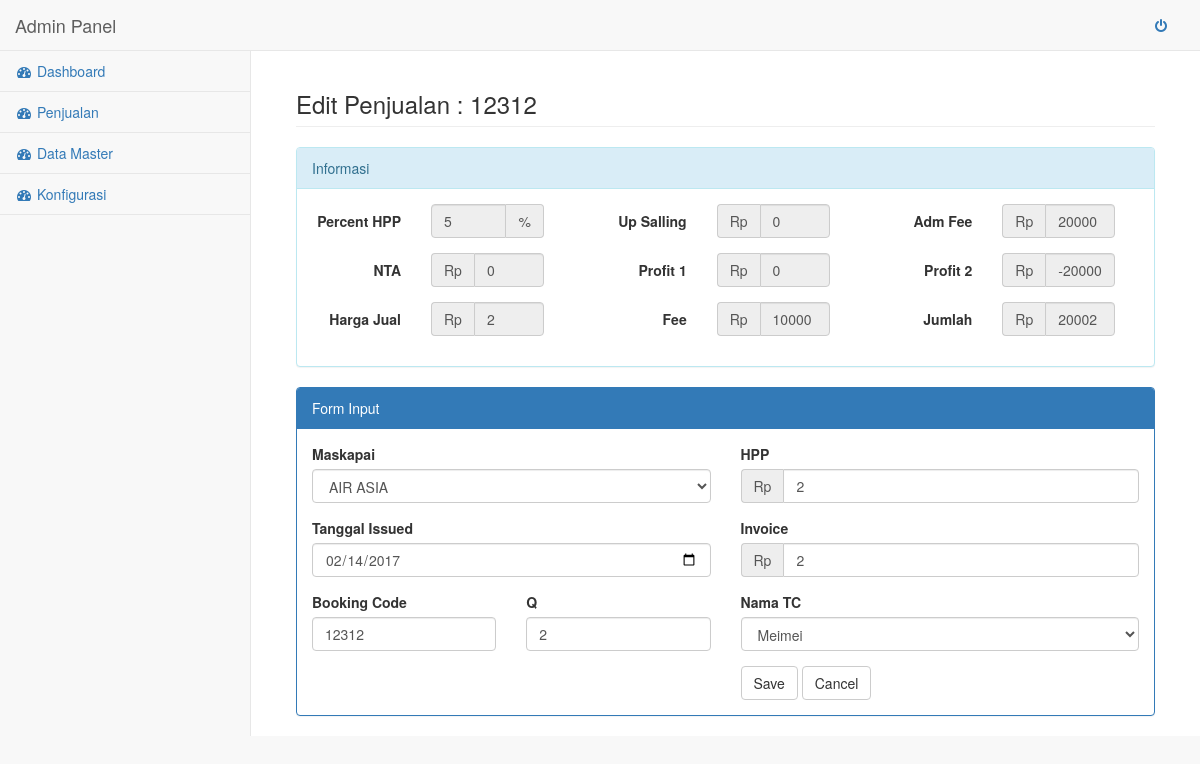
Screenshot of /penjualan_edit.php?booking_code=12312 (signed in) with the database file from the repository.
### tables this page shows
CREATE TABLE IF NOT EXISTS `konfig` (
  `persen` decimal(5,4) NOT NULL,
  `fee` int(11) NOT NULL
);

CREATE TABLE IF NOT EXISTS `penjualan` (
  `booking_code` varchar(10) NOT NULL,
  `id_tc` int(11) NOT NULL,
  `id_maskapai` int(11) NOT NULL,
  `tanggal` date NOT NULL,
  `hpp` int(11) NOT NULL,
  `persen` decimal(5,4) NOT NULL,
  `invoice` int(11) NOT NULL,
  `q` tinyint(4) NOT NULL,
  `fee` int(11) NOT NULL,
  `tanggal_insert` timestamp NOT NULL DEFAULT CURRENT_TIMESTAMP,
  PRIMARY KEY (`booking_code`)
);

### penjualan_edit.php (the view, shortened to what this page needs)
<?php
require_once('config/conn.php');
$code = isset($_GET['booking_code']) ? $_GET['booking_code'] : '';
$code_quote = $db->quote($code);
$data_edit = $db->query("SELECT * FROM penjualan WHERE booking_code = $code_quote ");
$result = $data_edit->fetch();
$id_maskapai     = $result['id_maskapai'];
$tanggal         = $result['tanggal'];
$booking_code    = $result['booking_code'];
$q               = $result['q'];
$hpp             = $result['hpp'];
$invoice         = $result['invoice'];
$id_tc           = $result['id_tc'];
$maskapai_option = '';
$tc_option       = '';
$konfig          = '';
try {
    $maskapai_option = $db->query("SELECT * FROM maskapai")->fetchAll();
    $tc_option       = $db->query("SELECT * FROM tc")->fetchAll();
    $konfig          = $db->query("SELECT * FROM konfig")->fetch();
} catch (PDOException $e) {
    echo $e->getMessage();
    die();
}
$persen = $konfig['persen'];
$fee    = $konfig['fee'];
include_once('layout/header.php');
include_once('layout/sidebar.php');
?>
<div id="page-wrapper">
    <div class ="container-fluid">
        <div class="row">
            <div class="col-lg-12">
                <h3 class="page-header">Edit Penjualan : <?= $code ?></h3>
            </div>
        </div>
        <div class="row">
            <div class="col-lg-12">
                <div class="panel panel-info">
                    <div class="panel-heading">
                        Informasi
                    </div>
                    <div class="panel-body">
                        <div class="row">
                            <form id="demo-form2" data-parsley-validate="" class="form-horizontal form-label-left" novalidate="">
                                <div class="col-lg-4">
                                    <div class="form-group">
                                        <label class=" col-md-5 control-label ">Percent HPP
                                        </label>
                                        <div class="col-md-6">
                                            <div class="input-group">
                                                <input value="<?= $persen * 100 ?>" id="persen" readonly="readonly" class="form-control col-md-6 col-xs-12" type="text">
                                                <span class="input-group-addon">%</span>
                                            </div>
                                        </div>
                                    </div>
                                    <div class="form-group">
                                        <label class=" col-md-5 control-label ">NTA
                                        </label>
                                        <div class="col-md-6">
                                            <div class="input-group">
                                                <span class="input-group-addon">Rp</span>
                                                <input id="nta" value="0" readonly="readonly" class="form-control col-md-6 col-xs-12" type="text">
                                            </div>
                                        </div>
                                    </div>
                                    <div class="form-group">
                                        <label class=" col-md-5 control-label ">Harga Jual
                                        </label>
                                        <div class="col-md-6">
                                            <div class="input-group">
                                                <span class="input-group-addon">Rp</span>
                                                <input id="harga_jual" value="0" readonly="readonly" class="form-control col-md-6 col-xs-12" type="text">
                                            </div>
                                        </div>
                                    </div>
                                </div>
                                <div class="col-lg-4">
                                    <div class="form-group">
                                        <label class=" col-md-5 control-label ">Up Salling
                                        </label>
                                        <div class="col-md-6">
                                            <div class="input-group">
                                                <span class="input-group-addon">Rp</span>
                                                <input id="up_salling" value="0" readonly="readonly" class="form-control col-md-6 col-xs-12" type="text">
                                            </div>
                                        </div>
                                    </div>
                                    <div class="form-group">
                                        <label class=" col-md-5 control-label ">Profit 1
                                        </label>
                                        <div class="col-md-6">
                                            <div class="input-group">
                                                <span class="input-group-addon">Rp</span>
                                                <input id="profit_1" value="0" readonly="readonly" class="form-control col-md-6 col-xs-12" type="text">
                                            </div>
                                        </div>
                                    </div>
                                    <div class="form-group">
                                        <label class=" col-md-5 control-label ">Fee
                                        </label>
                                        <div class="col-md-6">
                                            <div class="input-group">
                                                <span class="input-group-addon">Rp</span>
                                                <input value="<?= $fee ?>" id="fee" readonly="readonly" class="form-control col-md-6 col-xs-12" type="text">
                                            </div>
                                        </div>
                                    </div>
                                </div>
                                <div class="col-lg-4">
                                    <div class="form-group">
                                        <label class=" col-md-5 control-label ">Adm Fee
                                        </label>
                                        <div class="col-md-6">
                                            <div class="input-group">
                                                <span class="input-group-addon">Rp</span>
                                                <input id="adm_fee" value="0" readonly="readonly" class="form-control col-md-6 col-xs-12" type="text">
                                            </div>
                                        </div>
                                    </div>
                                    <div class="form-group">
                                        <label class=" col-md-5 control-label ">Profit 2
                                        </label>
                                        <div class="col-md-6">
                                            <div class="input-group">
                                                <span class="input-group-addon">Rp</span>
                                                <input id="profit_2" value="0" readonly="readonly" class="form-control col-md-6 col-xs-12" type="text">
                                            </div>
                                        </div>
                                    </div>
                                    <div class="form-group">
                                        <label class=" col-md-5 control-label ">Jumlah
                                        </label>
                                        <div class="col-md-6">
                                            <div class="input-group">
                                                <span class="input-group-addon">Rp</span>
                                                <input id="jumlah" value="0" readonly="readonly" class="form-control col-md-6 col-xs-12" type="text">
                                            </div>
                                        </div>
                                    </div>
                                </div>
                            </form>
                        </div>
                    </div>
                </div>
            </div>
            <div class="col-lg-12">
                <div class="panel panel-primary">
                    <div class="panel-heading">
                        Form Input
                    </div>
                    <div class="panel-body">
                        <form role="form" method="POST">
                            <div class="row">
                                <div class="col-lg-6">
                                    <div class="form-group">
                                        <label>Maskapai</label>
                                        <select id="maskapai" name="maskapai" required class="form-control">
                                            <?php foreach ($maskapai_option as $mas): ?>
                                                <?php if ($id_maskapai == $mas['id_maskapai']): ?>
                                                    <option selected value="<?= $mas['id_maskapai'] ?>"><?= $mas['nama'] ?> </option>
                                                <?php else: ?>
                                                    <option value="<?= $mas['id_maskapai'] ?>"><?= $mas['nama'] ?> </option>
                                                <?php endif ?>
                                            <?php endforeach ?>
                                        </select>
                                    </div>
                                    <div class="form-group">
                                        <label>Tanggal Issued</label>
                                        <input  value="<?= $tanggal ?>" id="tanggal" data-provide="datepicker" type="date" name="tanggal" required class="form-control readonly">
                                    </div>
                                    <div class="row">
                                        <div class="col-lg-6">
                                            <div class="form-group">
                                                <label>Booking Code</label>
                                                <input value="<?= $booking_code ?>" id="booking_code" name="booking_code" type='text' required class="form-control">
                                            </div>
                                        </div>
                                        <div class="col-lg-6">
                                            <div class="form-group">
                                                <label>Q</label>
                                                <input value ="<?= $q ?>" id="q" type='number' name="q" required class="form-control">
                                            </div>
                                        </div>
                                    </div>
                                </div>
                                <div class="col-lg-6">
                                    <div class="form-group">
                                        <label>HPP</label>
                                        <div class="input-group">
                                            <span class="input-group-addon">Rp</span>
                                            <input value="<?= $hpp ?>" type='number' id="hpp" name="hpp" required class="form-control">
                                        </div>
                                    </div>
                                    <div class="form-group">
                                        <label>Invoice</label>
                                        <div class="input-group">
                                            <span class="input-group-addon">Rp</span>
                                            <input value="<?= $invoice ?>" type='number' id="invoice" name="invoice" required class="form-control">
                                        </div>
                                    </div>
                                    <div class="form-group">
                                        <label>Nama TC</label>
                                        <select class="form-control" id="nama_tc" name="nama_tc" required >
                                            <?php foreach ($tc_option as $_tc): ?>
                                                <?php if ($id_tc == $_tc['id_tc']): ?>
                                                    <option selected value="<?= $_tc['id_tc'] ?>"><?= $_tc['nama_tc'] ?> </option>
                                                <?php else: ?>
                                                    <option value="<?= $_tc['id_tc'] ?>"><?= $_tc['nama_tc'] ?> </option>
                                                <?php endif ?>
                                            <?php endforeach ?>
                                        </select>
                                    </div>
                                    <input type="submit" class="btn btn-default" name="simpan" value="Save">
                                    <a href="penjualan_data.php"><button type="button" class="btn btn-default">Cancel</button></a>
                                </div>
                            </div>
                        </form>
                    </div>
                </div>
            </div>
        </div>
    </div>
</div>
<?php include_once('layout/javascript.php') ?>
<?php include_once('layout/footer.php'); ?>

### rows the page displays
konfig: persen "5", fee "10000"
penjualan: tanggal "02/14/2017", booking_code "12312", q "2", hpp "2", invoice "2"

### other values shown
$code "12312"
form field maskapai "AIR ASIA"
form field nama_tc "Meimei"
